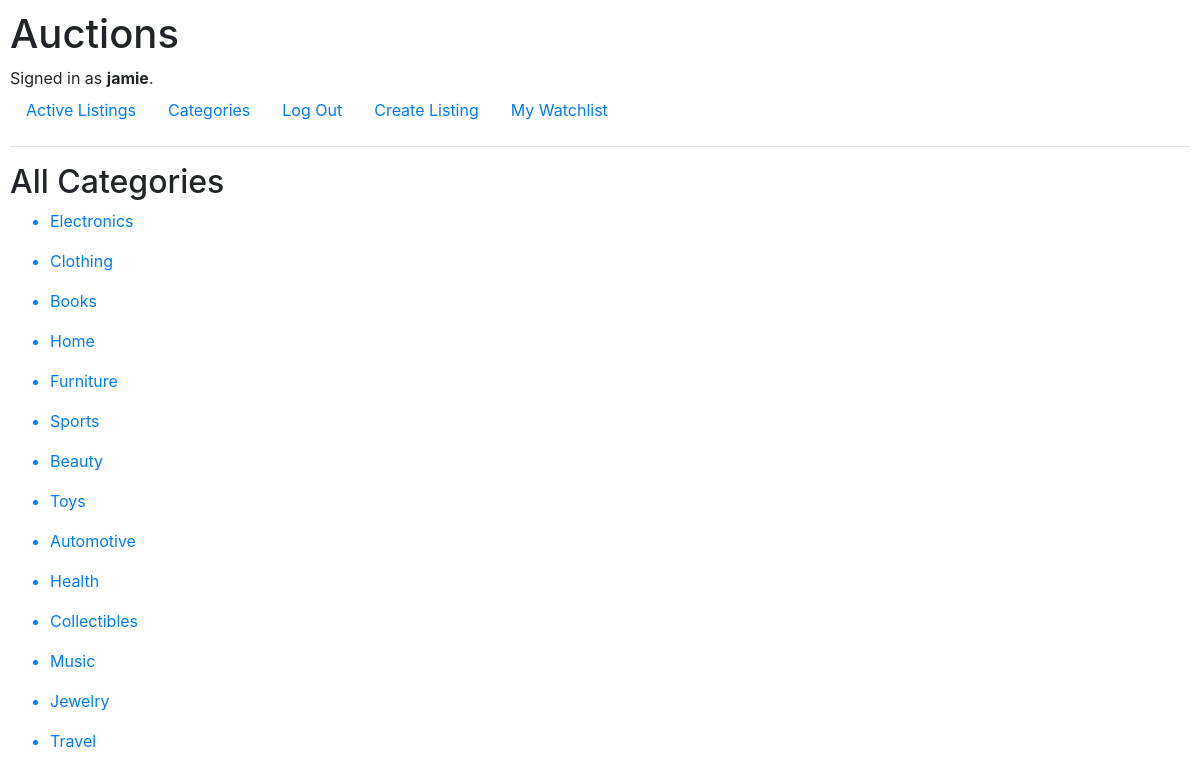
The page /categories/all (signed in) on the database its author committed.
### auctions/models.py (models this page shows, shortened)
class User(AbstractUser):
    watchlist = models.ManyToManyField('Listing', related_name='watchers', blank=True)
    bids_placed = models.ManyToManyField('Bid', related_name='bidders', blank=True)
    listings_placed = models.ManyToManyField('Listing', related_name='seller_listings', blank=True)

class Category(models.Model):
    category = models.CharField(max_length=20)
    def __str__(self):
        return self.category

### auctions/views.py (the view)
# urls.py: path("categories/<str:category>", views.categories, name="categories"),
def categories(request, category):
    all_categories = Category.objects.all()
    if category=='all':
        listings = Listing.objects.filter(active=True)
    else:
        category_choice = Category.objects.get(category=category)
        listings = Listing.objects.filter(category=category_choice, active=True)
    context = {
        "category": category,
        "all_categories": all_categories,
        "listings": listings
    }
    if not listings.exists():
        context["no_listings"] = True
    return render(request, "auctions/categories.html", context)

### auctions/templates/auctions/categories.html (shortened to what this page needs)
{% extends "auctions/layout.html" %}
{% block body %}
    {% if category == "all" %}
        <h2>All Categories</h2>
        {% for c in all_categories %}
        <ul>
            <a href="{% url 'categories' c %}">
                <li>{{c}}</li>
            </a>
        </ul>
        {% endfor %}
    {% endif %}
{% endblock %}

### auctions/templates/auctions/layout.html (shortened to what this page needs)
{% load static %}
<!DOCTYPE html>
<html lang="en">
    <head>
        <link rel="stylesheet" href="https://stackpath.bootstrapcdn.com/bootstrap/4.4.1/css/bootstrap.min.css">
        <link href="{% static 'auctions/styles.css' %}" rel="stylesheet">
    </head>
    <body>
        <h1>Auctions</h1>
        <div>
            {% if user.is_authenticated %}
                Signed in as <strong>{{ user.username }}</strong>.
            {% else %}
                Not signed in.
            {% endif %}
        </div>
        <ul class="nav">
            <li class="nav-item">
                <a class="nav-link" href="{% url 'index' %}">Active Listings</a>
            </li>
            <li class="nav-item">
                <a class="nav-link" href="{% url 'categories' category='all' %}">Categories</a>
            </li>
            {% if user.is_authenticated %}
                <li class="nav-item">
                    <a class="nav-link" href="{% url 'logout' %}">Log Out</a>
                </li>
                <li class="nav-item">
                    <a class="nav-link" href="{% url 'create_listing' %}">Create Listing</a>
                </li>
                <li class="nav-item">
                    <a class="nav-link" href="{% url 'watchlist' %}">My Watchlist</a>
                </li>
            {% endif %}
        </ul>
        <hr>
        {% block body %}
        {% endblock %}
    </body>
</html>

### auctions/static/auctions/styles.css (style rules this page uses)
body { padding: 10px; }

### rows shown on the page
User: username "jamie"
Category: category "Electronics"
Category: category "Clothing"
Category: category "Books"
Category: category "Home"
Category: category "Furniture"
Category: category "Sports"
Category: category "Beauty"
Category: category "Toys"
Category: category "Automotive"
Category: category "Health"
Category: category "Collectibles"
Category: category "Music"
Category: category "Jewelry"
Category: category "Travel"
